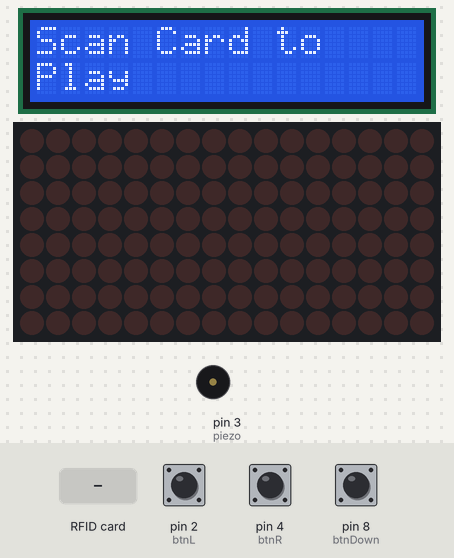
A sketch run on a simulated Arduino Uno, built with avr-gcc and run on an emulated ATmega328P. On the bench: 16×2 character LCD, 16×8 LED matrix, buzzer (waves = sounding). Inputs (shaded band) come from the test bench; at power-on: pin 4 (btnR) LOW, pin 2 (btnL) LOW, pin 8 (btnDown) LOW. Random numbers use the default seed unless the sketch sets one.

Above: at 1.3 s.
1.4 s: RFID card 5E 7A 19 C4 held to the reader
At 2.72 s:
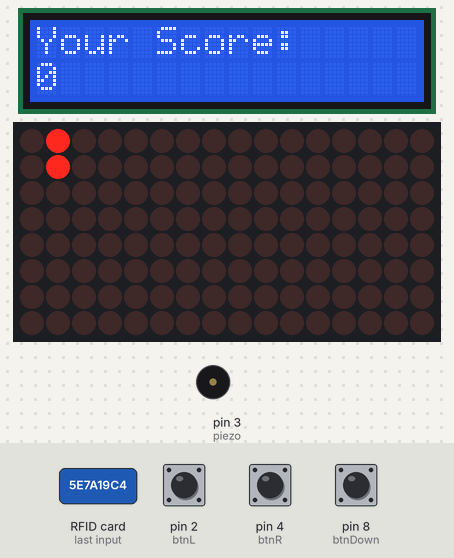
4.4 s: pin 4 (btnR) pulled HIGH for 0.15 s
At 4.59 s:
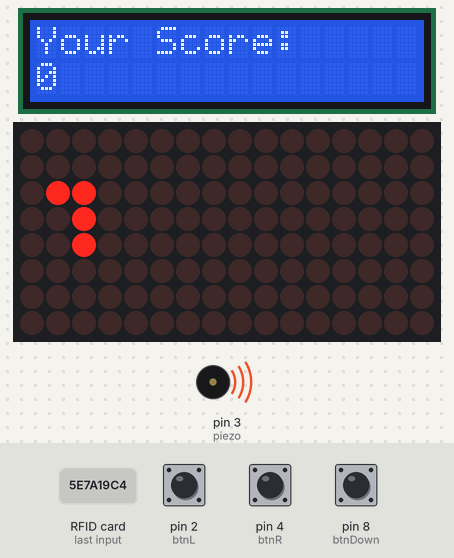
5.1 s: pin 2 (btnL) pulled HIGH for 0.15 s
At 5.23 s:
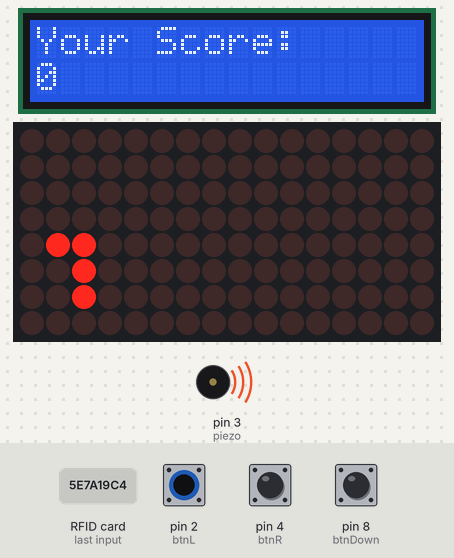
5.8 s: pin 8 (btnDown) pulled HIGH for 1 s
At 6.2 s:
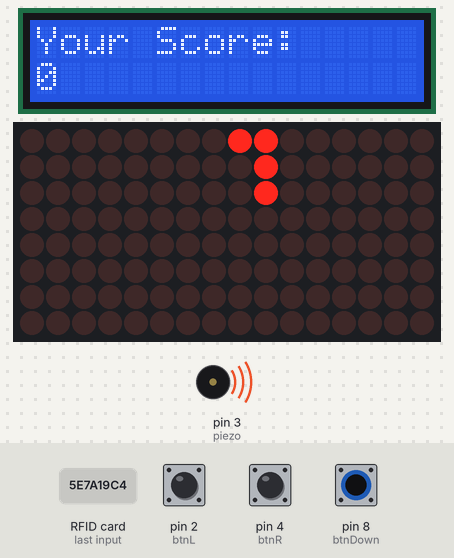
7.4 s: pin 8 (btnDown) pulled HIGH for 0.15 s
At 7.81 s:
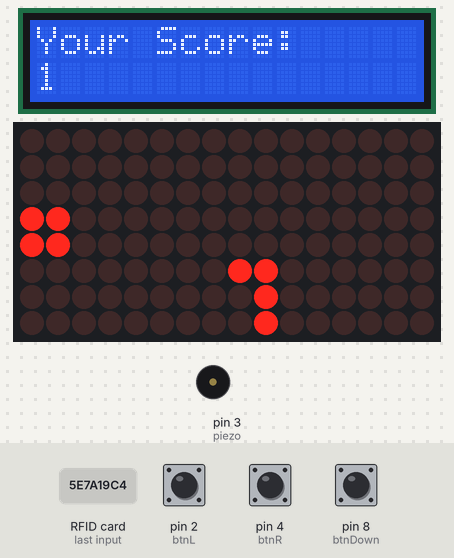
8.1 s: pin 4 (btnR) pulled HIGH for 1 s
At 10.5 s:
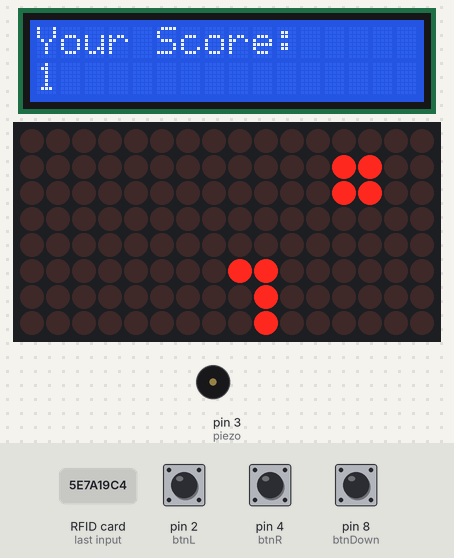
Timing chart, 0 to 12.0 s (numbered marks = the images above; inputs shaded):
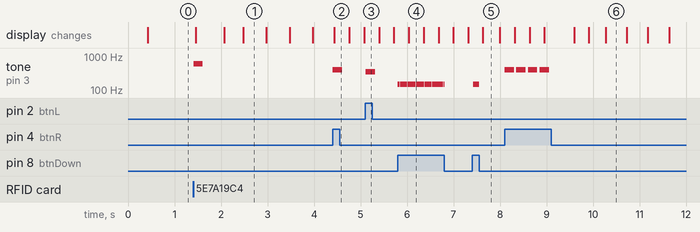

Measured:
- after the input at 1.4 s, tone on pin 3 (piezo): silent → 600 Hz at once, → silent 0.20 s later; the display: first changes after 0.05 s (image 1 shows a later state)
- after the input at 4.4 s, tone on pin 3 (piezo): silent → 400 Hz at once, → silent 0.20 s later
- after the input at 5.1 s, tone on pin 3 (piezo): silent → 350 Hz at once, → silent 0.20 s later
- after the input at 5.8 s, tone on pin 3 (piezo): alternates 150 Hz for 0.01 s and silent for 0.01 s, 88 changes in all, then stays silent, starting at once
- after the input at 7.4 s, tone on pin 3 (piezo): alternates 150 Hz for 0.01 s and silent for 0.01 s, 12 changes in all, then stays silent, starting at once
- after the input at 8.1 s, tone on pin 3 (piezo): alternates 400 Hz for 0.20 s and silent for 0.05 s, 8 changes in all, then stays silent, starting at once
- what the display in image 1 shows lasts 0.5 s, from 2.5 s to 3.0 s

The sketch:

Arduino-Tetris.ino
```cpp
#include <LedControl.h>
#include <MFRC522.h>
#include <MFRC522Extended.h>
#include <Wire.h>
#include <LiquidCrystal_I2C.h>

#define NOTE_C4  262
#define NOTE_D4  294
#define NOTE_E4  330
#define NOTE_F4  349
#define NOTE_G4  392
#define NOTE_A4  440
#define NOTE_B4  494
#define NOTE_C5  523

int melody[] = {
  NOTE_C4, NOTE_D4, NOTE_E4, NOTE_F4, NOTE_G4, NOTE_A4, NOTE_B4, NOTE_C5
};

int noteDurations[] = {
  200, 200, 200, 200, 200, 200, 200, 200
};

LiquidCrystal_I2C lcd(0x27,16,2);

// Pin definitions for matrix
#define DATA_IN 7
#define CLK 5
#define CS 6
#define MAX_DEVICES 2

LedControl lc = LedControl(DATA_IN, CLK, CS, MAX_DEVICES);

#define RST_PIN 9
#define SS_PIN 10
MFRC522 mfrc522(SS_PIN, RST_PIN);

int btnL = 2;
int btnR = 4;
int btnDown = 8;

int piezo = 3;

int btnLcurrent = LOW;
int btnRcurrent = LOW;
int btnLprevious = LOW;
int btnRprevious = LOW;

// Piece position and type
int x = 0; // x position of the piece (column)
int y = 0; // y position of the piece (row)

// Timing variables
int timeNow = 0;
int previousTime = 0;
int moveLeftTime = 0;
int moveRightTime = 0;
int delayTime = 500;
int moveDelayTime = 250;

int figure[8];
int currentFigure;
int angle = 0;
int screen[16] = { 0, 0, 0, 0, 0, 0, 0, 0, 0, 0, 0, 0, 0, 0, 0, 0 };

int O[4][2] = {
  { 0b11000000, 0b11000000 },
  { 0b11000000, 0b11000000 },
  { 0b11000000, 0b11000000 },
  { 0b11000000, 0b11000000 }
};

int L[4][4] = {
  { 0b10000000, 0b10000000, 0b11000000, 0b00000000 },
  { 0b11100000, 0b10000000, 0b00000000, 0b00000000 },
  { 0b11000000, 0b01000000, 0b01000000, 0b00000000 },
  { 0b00000000, 0b00100000, 0b11100000, 0b00000000 }
};

int J[4][4] = {
  { 0b00000001, 0b00000001, 0b00000011, 0b00000000 },
  { 0b00000000, 0b00000100, 0b00000111, 0b00000000 },
  { 0b00000011, 0b00000010, 0b00000010, 0b00000000 },
  { 0b00000000, 0b00000111, 0b00000001, 0b00000000 }
};

int T[4][3] = {
  { 0b00010000, 0b00111000, 0b00000000 },
  { 0b00010000, 0b00011000, 0b00010000 },
  { 0b00000000, 0b00111000, 0b00010000 },
  { 0b00010000, 0b00110000, 0b00010000 }
};

int I[4][4] = {
  { 0b10000000, 0b10000000, 0b10000000, 0b10000000 },
  { 0b00000000, 0b11110000, 0b00000000, 0b00000000 },
  { 0b00100000, 0b00100000, 0b00100000, 0b00100000 },
  { 0b00000000, 0b00000000, 0b11110000, 0b00000000 }
};

int Z[4][3] = {
  { 0b11000000, 0b01100000, 0b00000000 },
  { 0b00100000, 0b01100000, 0b01000000 },
  { 0b00000000, 0b11000000, 0b01100000 },
  { 0b10000000, 0b11000000, 0b01000000 }
};

int S[4][3] = {
  { 0b01100000, 0b11000000, 0b00000000 },
  { 0b01000000, 0b01100000, 0b00100000 },
  { 0b00000000, 0b01100000, 0b11000000 },
  { 0b10000000, 0b11000000, 0b01000000 }
};


int blockType = 0;

bool active = false;

int score = 0;

int lostCount = 0;

void loadNewFigure() {
  blockType = random(7);
  currentFigure = blockType;
  angle = random(4);
  getFigure(blockType, angle);
  x = 0;
  y = -figureHeight(); // Start the figure above the visible area

  moveLeftTime = millis();// Reset the move timers when a new figure is loaded
  moveRightTime = millis();
}

void setup() {
  for (int i = 0; i < MAX_DEVICES; i++) { // Initialize the matrix
    lc.shutdown(i, false);
    lc.setIntensity(i, 8);
    lc.clearDisplay(i);
  }

  SPI.begin();
  mfrc522.PCD_Init();

  randomSeed(analogRead(A0));

  lcd.init();
  lcd.backlight();

  pinMode(btnL, INPUT);
  pinMode(btnR, INPUT);
  pinMode(btnDown, INPUT);

  loadNewFigure();// Load the first figure
}

void loop() {
  if (!active) { // if not active
    if (mfrc522.PICC_IsNewCardPresent() && mfrc522.PICC_ReadCardSerial()) {
      tone(piezo,600,200);
      active = true;
      resetGame();
    }

    if(lostCount > 0){
      lcd.clear();
      lcd.setCursor(0,0);
      lcd.print("You Scored: ");
      lcd.setCursor(0,1);
      lcd.print(score);
      delay(1000);
      lcd.clear();
      lcd.setCursor(0,0);
      lcd.print("You Lost ");
      lcd.print(lostCount);
      if(lostCount == 1)
        lcd.print(" Time");
      else
        lcd.print(" Times");
      lcd.setCursor(0,1);
      lcd.print("Scan Card Again");
      delay(1000);
    }
    else{
      lcd.clear();
      lcd.setCursor(0,0);
      lcd.print("Scan Card to");
      lcd.setCursor(0,1);
      lcd.print("Play");
    }
  }
  else{
    lcd.clear();
    lcd.setCursor(0,0);
    lcd.print("Your Score:");
    lcd.setCursor(0,1);
    lcd.print(score);

    timeNow = millis();

    btnLcurrent = digitalRead(btnL);
    btnRcurrent = digitalRead(btnR);

    if (btnLcurrent != btnLprevious && btnLcurrent == HIGH) {
      moveLeftTime = timeNow;
      moveLeft();
      tone(piezo,350,200);
    } else if (btnLcurrent == HIGH && timeNow - moveLeftTime >= moveDelayTime) {
      moveLeftTime = timeNow;
      moveLeft();
      tone(piezo,350,200);
    }

    if (btnRcurrent != btnRprevious && btnRcurrent == HIGH) {
      moveRightTime = timeNow;
      moveRight();
      tone(piezo,400,200);
    } else if (btnRcurrent == HIGH && timeNow - moveRightTime >= moveDelayTime) {
      moveRightTime = timeNow;
      moveRight();
      tone(piezo,400,200);
    }
    if(digitalRead(btnDown) == HIGH){
      delayTime = 80;
      tone(piezo, 150, 10);
    }
    else delayTime = regularDelay();


    btnLprevious = btnLcurrent;
    btnRprevious = btnRcurrent;

    if (timeNow - previousTime >= delayTime) { // piece drop with delay time
      previousTime = timeNow;
      dropFigure();
    }

    updateScreen();

    if (checkLose()) {
      active = false;
    }

}

}
void getFigure(int num, int angle) {
  memset(figure, 0, sizeof(figure));
  switch (num) {
    case 0: memcpy(figure, O[angle], sizeof(O[angle])); break;
    case 1: memcpy(figure, L[angle], sizeof(L[angle])); break;
    case 2: memcpy(figure, J[angle], sizeof(J[angle])); break;
    case 3: memcpy(figure, T[angle], sizeof(T[angle])); break;
    case 4: memcpy(figure, I[angle], sizeof(I[angle])); break;
    case 5: memcpy(figure, Z[angle], sizeof(Z[angle])); break;
    case 6: memcpy(figure, S[angle], sizeof(S[angle])); break;
  }
}


void moveLeft() {
  if (canMoveLeft()) {
    for (int i = 0; i < figureHeight(); i++) {
      figure[i] <<= 1;
    }
    x--;
  }
}

void moveRight() {
  if (canMoveRight()) {
    for (int i = 0; i < figureHeight(); i++) {
      figure[i] >>= 1;
    }
    x++;
  }
}

bool canMoveLeft() {
  for (int i = 0; i < figureHeight(); i++) {
    if ((figure[i] & 0b10000000) != 0 || (figure[i] << 1 & screen[y + i]) != 0) {
      return false;
    }
  }
  return true;
}

bool canMoveRight() {
  for (int i = 0; i < figureHeight(); i++) {
    if ((figure[i] & 0b00000001) != 0 || (figure[i] >> 1 & screen[y + i]) != 0) {
      return false;
    }
  }
  return true;
}

void dropFigure() {
  if (y + figureHeight() >= 16 || checkCollision(y + 1)) {
    score++;
    mergeFigureToScreen();
    loadNewFigure();
  } else {
    y++;
  }
}

bool checkCollision(int newY) {
  if (newY < 0) return false; // No collision if the figure is above the screen
  for (int i = 0; i < figureHeight(); i++) {
    if (newY + i < 16 && (figure[i] & screen[newY + i]) != 0) {
      score++;
      return true;
    }
  }
  return false;
}

bool checkLose() {
  if (screen[0] != 0) {  // Check the top row for any blocks
    playLosingMelody();
    lostCount++;
    return true;
  }
  return false;
}

void mergeFigureToScreen() {
  for (int i = 0; i < figureHeight(); i++) {
    if (y + i >= 0 && y + i < 16) {
      screen[y + i] |= figure[i];
    }
  }
  checkLine();
}

void updateScreen() {
  for (int i = 0; i < MAX_DEVICES; i++) { // Clear the display
    lc.clearDisplay(i);
  }

  for (int i = 0; i < 16; i++) { // Display the screen
    if (i < 8) {
      lc.setRow(0, i, screen[i]);
    } else {
      lc.setRow(1, i - 8, screen[i]);
    }
  }

  for (int i = 0; i < figureHeight(); i++) {  // Display the current figure
    if (y + i >= 0 && y + i < 16) {
      if (y + i < 8) {
        lc.setRow(0, y + i, screen[y + i] | figure[i]);
      } else {
        lc.setRow(1, y + i - 8, screen[y + i] | figure[i]);
      }
    }
  }
}

void checkLine() {
  for (int i = 0; i < 16; i++) {
    if (screen[i] == 0b11111111) {
      tone(piezo,600,200);
      score += 10;
      for (int j = i; j > 0; j--) { // Shift all rows above down
        screen[j] = screen[j - 1];
      }
      screen[0] = 0;
      i--; // Check the same row again in case of consecutive full lines
    }
  }
}

int figureHeight() {
  for (int i = 7; i >= 0; i--) {
    if (figure[i] != 0) {
      return i + 1;
    }
  }
  return 0;
}

void resetGame(){
  memset(screen, 0, sizeof(screen));
  score = 0;
  loadNewFigure();
  previousTime = millis();
  moveLeftTime = millis();
  moveRightTime = millis();
}

void playLosingMelody() {
  for (int i = 0; i < 8; i++) {
    tone(piezo, melody[i], noteDurations[i]);
    delay(noteDurations[i] * 1.3);
  }
  noTone(piezo);
}

int regularDelay(){
  int baseDelay = 500;
  int inc = score % 50;
  int newDelay = baseDelay - (inc*50);
  if(newDelay < 80 ) return 250;
  else return newDelay;
}
```
